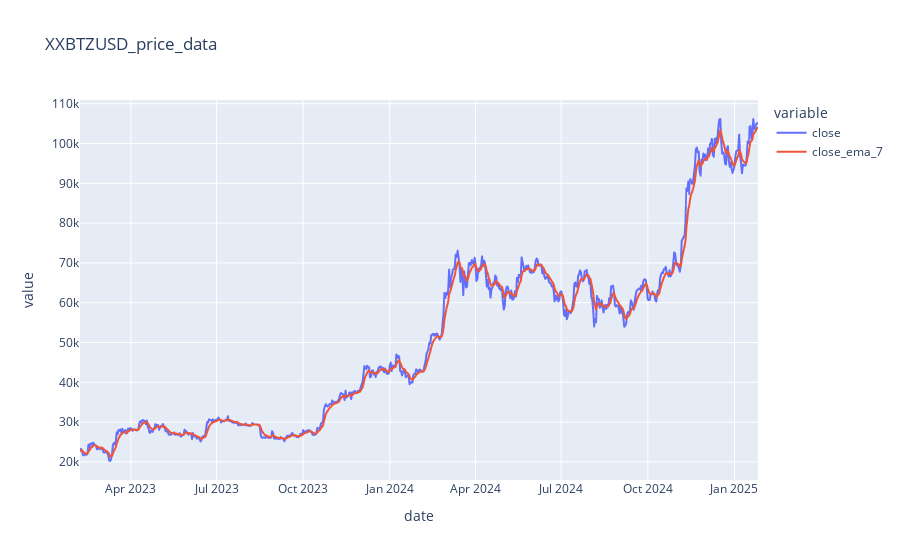

The notebook cell this image was saved under:
### Code cell
show_close_ema(data)

### Figure 1 — Plotly figure (JSON) as saved in the notebook; plotly's stock layout.template omitted (floating-point values rounded to 4 significant figures; data arrays with more than 128 entries replaced by an {"elided": "..."} marker saying what was removed)
{"data": [{"hovertemplate": "variable=close<br>date=%{x}<br>value=%{y}<extra></extra>", "legendgroup": "close", "line": {"color": "#636efa", "dash": "solid"}, "marker": {"symbol": "circle"}, "mode": "lines", "name": "close", "showlegend": true, "type": "scattergl", "x": {"elided": "721 str values"}, "xaxis": "x", "y": {"elided": "721 float values"}, "yaxis": "y"}, {"hovertemplate": "variable=close_ema_7<br>date=%{x}<br>value=%{y}<extra></extra>", "legendgroup": "close_ema_7", "line": {"color": "#EF553B", "dash": "solid"}, "marker": {"symbol": "circle"}, "mode": "lines", "name": "close_ema_7", "showlegend": true, "type": "scattergl", "x": {"elided": "721 str values"}, "xaxis": "x", "y": {"elided": "721 float values"}, "yaxis": "y"}], "layout": {"legend": {"title": {"text": "variable"}, "tracegroupgap": 0}, "title": {"text": "XXBTZUSD_price_data"}, "xaxis": {"anchor": "y", "domain": [0, 1], "title": {"text": "date"}}, "yaxis": {"anchor": "x", "domain": [0, 1], "title": {"text": "value"}}}}
